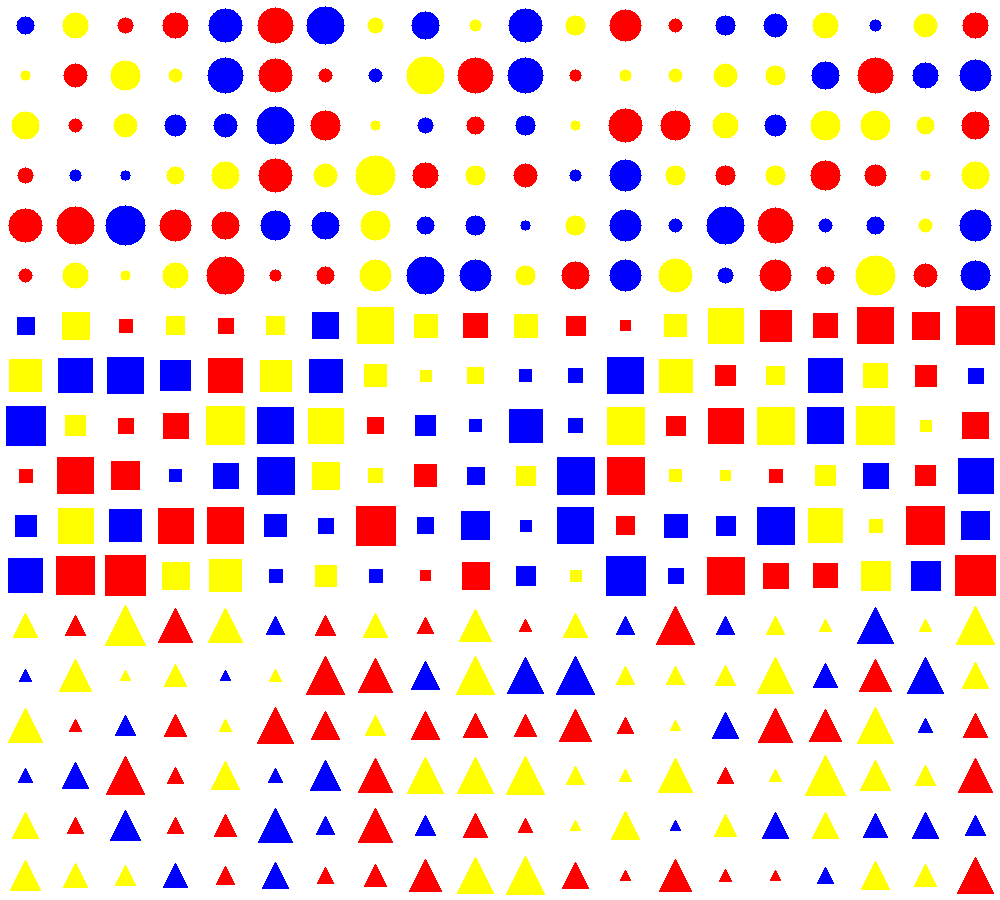
#> input picture PDI/CCF394 - exemplo de prova 1/prova1_2024_treinamento.png, 1000 x 900 px
$ python 'CCF394 Prova de reconhecimento de cor e figuras.py'
#> lines starting #> are read from the running program, lines starting #| are printed output that depends on the picture; after the words box and inside, x2 and y2 are one past the last pixel; in counts of white or black regions, pixels touching at a corner belong together
import cv2
import numpy as np
import pandas as pd
from sklearn.model_selection import train_test_split
from sklearn.svm import SVC
from sklearn.metrics import accuracy_score, confusion_matrix
from sklearn.metrics import classification_report
import seaborn as sns
import matplotlib.pyplot as plt

def extrair_caracteristicas_imagem(caminho_imagem, tamanho_patch=50):
#> called with caminho_imagem = 'prova1_2024_treinamento.png', tamanho_patch = 50
    imagem = cv2.imread(caminho_imagem)
#> imagem is the input picture: shape (900, 1000, 3); mean B, G, R 216.4, 215.8, 235.8
    imagem = cv2.cvtColor(imagem, cv2.COLOR_BGR2GRAY)
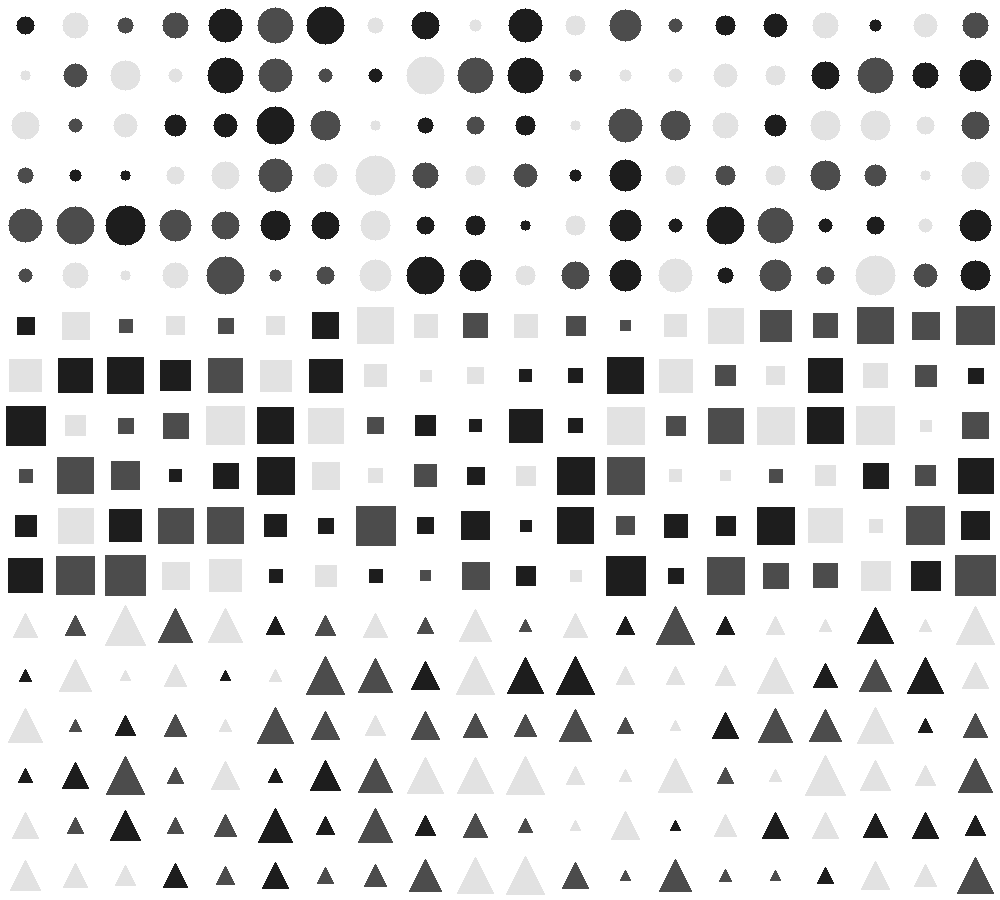
#> imagem: shape (900, 1000); min 29, max 255, mean 221.9
    caracteristicas = []
    labels = []

    for linha in range(18): #São 18 linhas
        for coluna in range(20):  #Cada linha com 20 figuras
            y = linha * 50
            x = coluna * 50

            patch = imagem[y:y+tamanho_patch, x:x+tamanho_patch] #tamanho 50x50

            vetor_patch = patch.flatten()
            caracteristicas.append(vetor_patch)

            if linha < 6:                    #¨primeiras 6 linhas circulo, e assim sucessivamente
                labels.append('circulo')
            elif linha < 12:
                labels.append('quadrado')
            else:
                labels.append('triangulo')
#> after the loop, caracteristicas = 360 items; labels = 360 items, first 6: 'circulo', 'circulo', 'circulo', 'circulo', 'circulo', 'circulo'

    return caracteristicas, labels


caracteristicas, labels = extrair_caracteristicas_imagem('prova1_2024_treinamento.png')
#> caracteristicas = 360 items
print(f"Quantidade de elementos: {len(caracteristicas)}")
#| Quantidade de elementos: 360
print(f"Tamanho de cada elementos {(len(caracteristicas[0]))}")
#| Tamanho de cada elementos 2500
print("\n\n")
# Contar o número de ocorrências de cada classe para verificação
contagem_classes = pd.Series(labels).value_counts()

print("Número de amostras por classe:")
print(contagem_classes)
#| circulo      120
#| quadrado     120
#| triangulo    120
#| Name: count, dtype: int64


df = pd.DataFrame(caracteristicas)
#> df = table of 360 rows and 2500 columns
df['Classe'] = labels

X = df.drop('Classe', axis=1)
#> X = table of 360 rows and 2500 columns
Y = df['Classe']

# Dividir os dados em conjunto de treinamento e conjunto de teste 50% pra cada
X_train, X_test, Y_train, Y_test = train_test_split(X, Y, test_size=0.5, random_state=42)
#> X_train = table of 180 rows and 2500 columns; X_test = table of 180 rows and 2500 columns


svm = SVC(kernel='linear')
svm.fit(X_train, Y_train)

Y_pred = svm.predict(X_test)

# Exibir relatório de classificação e acurácia
print("Relatório de Classificação:")
print(classification_report(Y_test, Y_pred))
#|               precision    recall  f1-score   support
#|      circulo       0.98      1.00      0.99        65
#|     quadrado       1.00      0.98      0.99        60
#|    triangulo       1.00      1.00      1.00        55
#|     accuracy                           0.99       180
#|    macro avg       0.99      0.99      0.99       180
#| weighted avg       0.99      0.99      0.99       180

accuracy = accuracy_score(Y_test, Y_pred)
#> accuracy = 0.994
print(f"Acurácia: {accuracy*100:.2f} %")
#| Acurácia: 99.44 %


# Calcular e exibir a matriz de confusão
conf_matrix = confusion_matrix(Y_test, Y_pred)
#> conf_matrix = [[65, 0, 0], [1, 59, 0], [0, 0, 55]]
plt.figure(figsize=(8, 6))
sns.heatmap(conf_matrix, annot=True, fmt='d', cmap='Blues', xticklabels=svm.classes_, yticklabels=svm.classes_)
plt.xlabel('Rótulos previstos')
plt.ylabel('Rótulos verdadeiros')
plt.title('Matriz de Confusão')
plt.show()
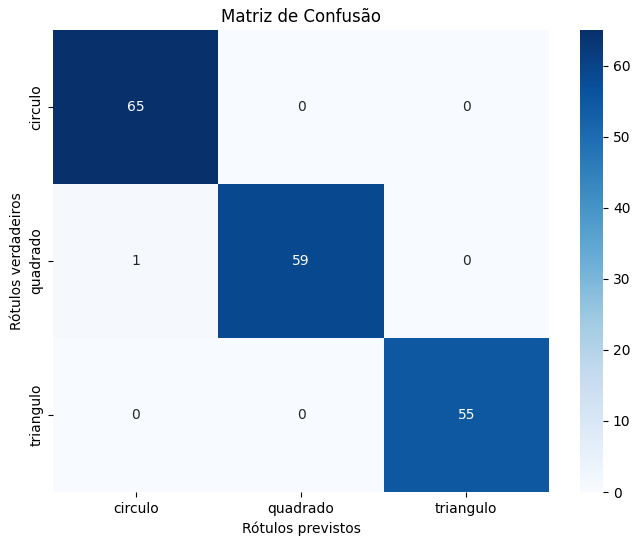
#> figure drawn by matplotlib, 2 panels

imagem = cv2.imread('prova1_2024_busca.png')
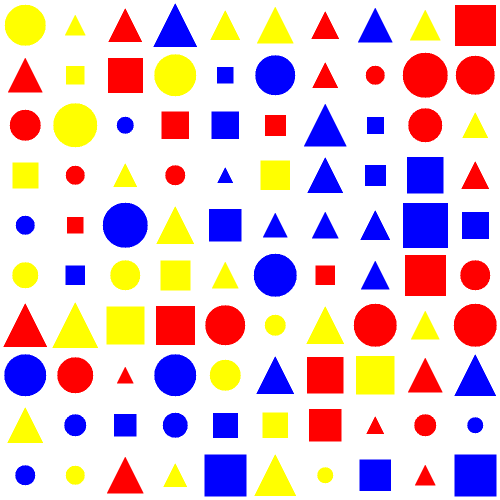
#> input picture PDI/CCF394 - exemplo de prova 1/prova1_2024_busca.png, 1000 x 1000 px (shown at 1/2 size)
#> imagem is the input picture: shape (1000, 1000, 3); mean B, G, R 206.1, 198.6, 226.1

# Escala de cores HSV
imagem_hsv = cv2.cvtColor(imagem, cv2.COLOR_BGR2HSV)
#> imagem_hsv: shape (1000, 1000, 3); mean H, S, V 16.1, 77.8, 255

# Definir o intervalo de cor vermelha na escala HSV
vermelho_baixo = np.array([0, 50, 50])
vermelho_alto = np.array([10, 255, 255])
vermelho_mascara_baixa = cv2.inRange(imagem_hsv, vermelho_baixo, vermelho_alto)
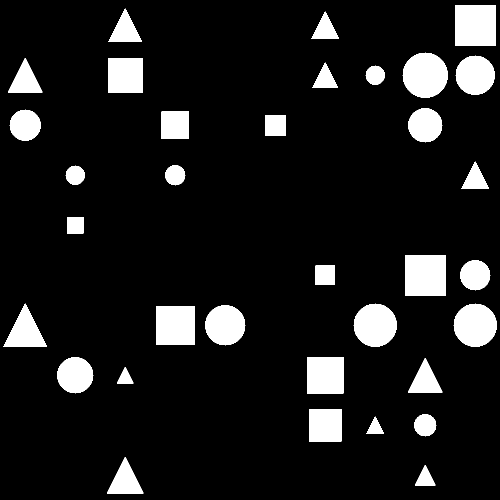
#> vermelho_mascara_baixa: shape (1000, 1000) (shown at 1/2 size); 10.8% white; 34 white regions, largest, box (x1, y1, x2, y2) and area: (910, 10, 992, 92) 6724, (810, 510, 892, 592) 6724, (805, 105, 896, 196) 6361

vermelho_baixo = np.array([170, 50, 50])
vermelho_alto = np.array([180, 255, 255])
vermelho_mascara_alta = cv2.inRange(imagem_hsv, vermelho_baixo, vermelho_alto)
#> vermelho_mascara_alta: shape (1000, 1000); every value is 0

# Combinar as máscaras para obter a máscara final
mascara_vermelha = cv2.bitwise_or(vermelho_mascara_baixa, vermelho_mascara_alta)

# Aplicar a máscara à imagem original
figuras_vermelhas = cv2.bitwise_and(imagem, imagem, mask=mascara_vermelha)
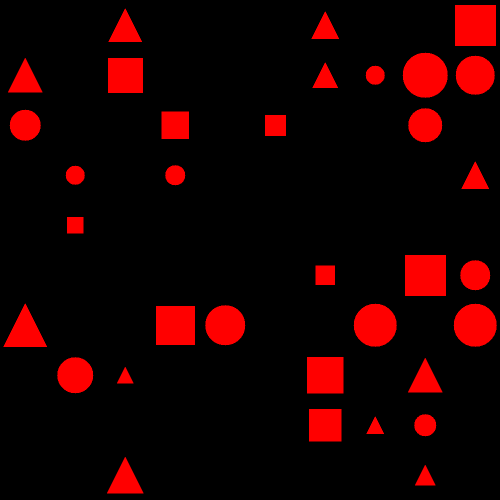
#> figuras_vermelhas: shape (1000, 1000, 3) (shown at 1/2 size); mean B, G, R 0, 0, 27.6
